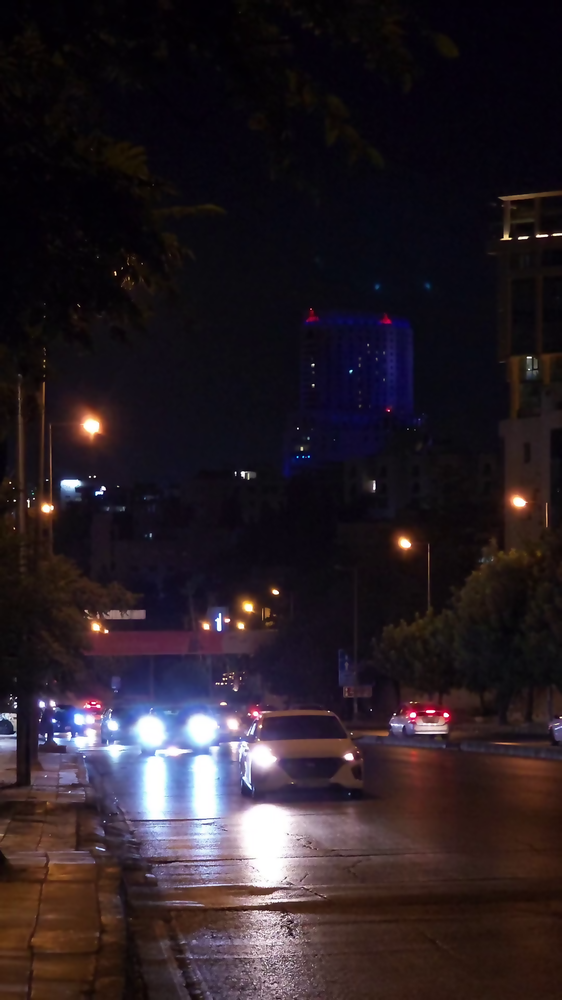
#> input picture VideoSuperResolution/data/processed/denoised/frame_000001.png, 562 x 1000 px, shrunk from 1080 x 1920 before the run; its folder holds only this picture in this run
$ python run_canny.py
#> lines starting #> are read from the running program, lines starting #| are printed output that depends on the picture; after the words box and inside, x2 and y2 are one past the last pixel; in counts of white or black regions, pixels touching at a corner belong together
### VideoSuperResolution/src/feature/canny_edge.py
import cv2
import numpy as np


class CannyEdgeDetector:

    def __init__(
        self,
        low_threshold=50,
        high_threshold=150,
        aperture_size=3,
        l2_gradient=False,
        blur_kernel=5
    ):

#> in run_canny_pipeline, img is the input picture: shape (1000, 562, 3); mean B, G, R 37.2, 30.5, 40.3
        self.low_threshold = low_threshold
        self.high_threshold = high_threshold
        self.aperture_size = aperture_size
        self.l2_gradient = l2_gradient
        self.blur_kernel = blur_kernel

    def to_gray(self, img):

        if len(img.shape) == 3:
            return cv2.cvtColor(img, cv2.COLOR_BGR2GRAY)
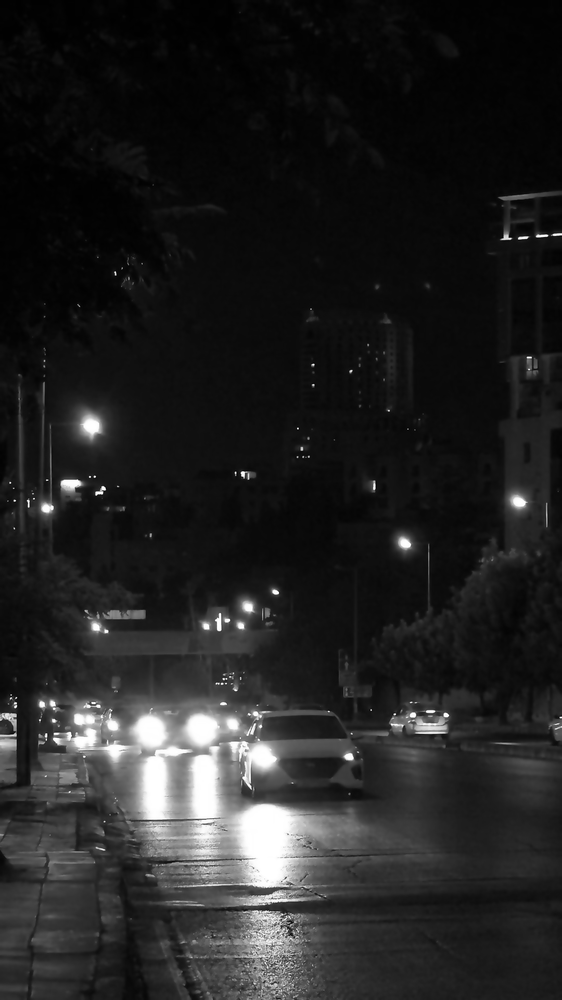
#> returned value: shape (1000, 562); min 0, max 255, mean 34.2

        return img

    def smooth(self, gray):

        if self.blur_kernel <= 1:
            return gray

        return cv2.GaussianBlur(
            gray,
            (self.blur_kernel, self.blur_kernel),
            0
        )

    def detect(self, img):

        gray = self.to_gray(img)

        gray = self.smooth(gray)

        edges = cv2.Canny(
            gray,
            self.low_threshold,
            self.high_threshold,
            apertureSize=self.aperture_size,
            L2gradient=self.l2_gradient
        )
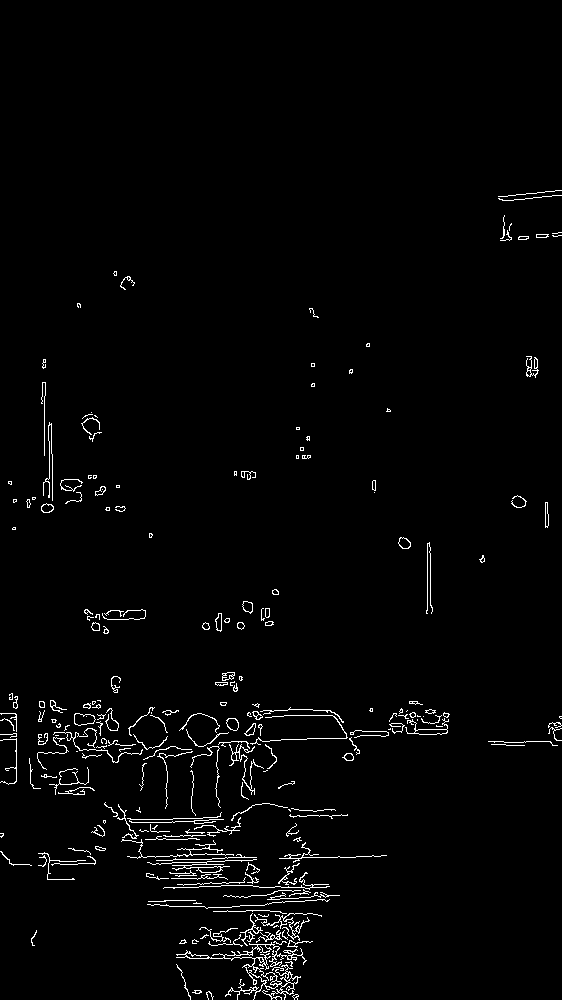
#> edges: shape (1000, 562); 2% white in thin lines or dots, all inside (x1, y1, x2, y2) = (0, 190, 562, 1000)

        return edges

    def overlay(self, img, edges, color=(0, 255, 0)):
        """Vẽ biên lên ảnh gốc để trực quan hóa."""
#> called with color = (0, 255, 0)

        result = img.copy()

        result[edges > 0] = color
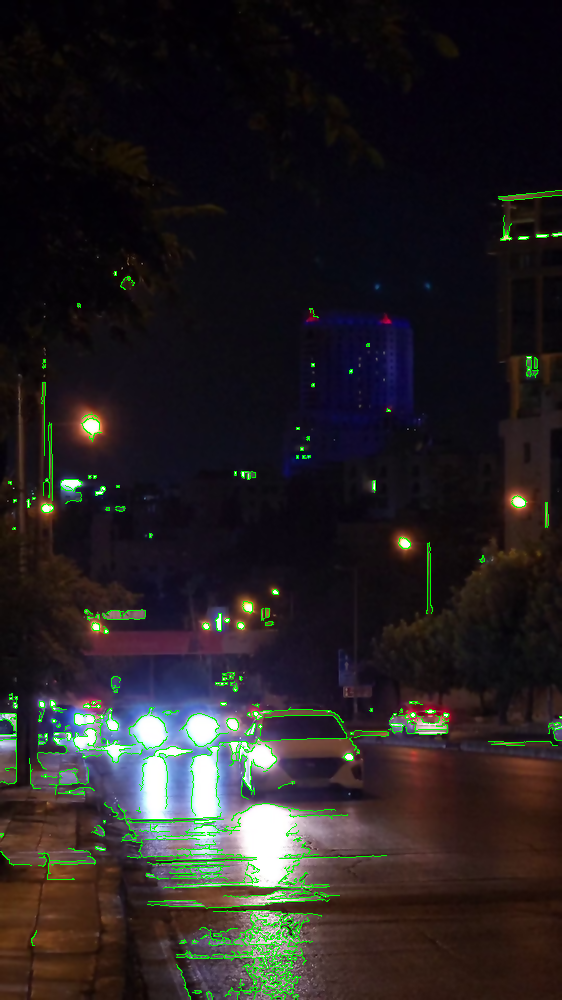
#> result: shape (1000, 562, 3); 2.01% of pixels changed, all inside (x1, y1, x2, y2) = (0, 190, 562, 1000)

        return result

    def edge_ratio(self, edges):
        """Tỉ lệ pixel biên / tổng số pixel, dùng để khảo sát ngưỡng."""

        return float(np.count_nonzero(edges)) / edges.size

### VideoSuperResolution/src/feature/run_canny.py
import os
import argparse
import cv2

from .canny_edge import CannyEdgeDetector


# ===========================
# PATHS (mặc định theo cấu trúc dự án)
# ===========================

DEFAULT_INPUT_DIR = "../../data/processed/denoised"

DEFAULT_OUTPUT_DIR = "../../data/processed/edges"

DEFAULT_OVERLAY_DIR = "../../data/processed/edges_overlay"


# ===========================
# HELPERS
# ===========================

def reset_folder(folder):

    os.makedirs(folder, exist_ok=True)


def list_images(folder):

    exts = (".png", ".jpg", ".jpeg", ".bmp")

    return sorted(
        f for f in os.listdir(folder)
        if f.lower().endswith(exts)
    )


# ===========================
# MAIN
# ===========================

def run_canny_pipeline(
    input_dir,
    output_dir,
    overlay_dir=None,
    low_threshold=50,
    high_threshold=150,
    blur_kernel=5,
    l2_gradient=False
):

    reset_folder(output_dir)

    if overlay_dir is not None:
        reset_folder(overlay_dir)

    detector = CannyEdgeDetector(
        low_threshold=low_threshold,
        high_threshold=high_threshold,
        blur_kernel=blur_kernel,
        l2_gradient=l2_gradient
    )

    files = list_images(input_dir)

    print(f"Found {len(files)} frames in {input_dir}")

    ratios = []

    for file in files:

        img_path = os.path.join(input_dir, file)

        img = cv2.imread(img_path)

        if img is None:
            print(f"Cannot read {img_path}")
            continue

        edges = detector.detect(img)

        cv2.imwrite(
            os.path.join(output_dir, file),
            edges
        )

        if overlay_dir is not None:

            overlay = detector.overlay(img, edges)

            cv2.imwrite(
                os.path.join(overlay_dir, file),
                overlay
            )

        ratios.append(detector.edge_ratio(edges))

    if ratios:
        avg_ratio = sum(ratios) / len(ratios)
#> avg_ratio = 0.0201
        print(f"Average edge ratio: {avg_ratio:.4f}")
#| Average edge ratio: 0.0201

    print("Canny edge detection completed!")

    return output_dir


# ===========================
# CLI
# ===========================

def parse_args():

    parser = argparse.ArgumentParser(
        description="Canny Edge Detection - pipeline stage"
    )

    parser.add_argument("--input", default=DEFAULT_INPUT_DIR)
    parser.add_argument("--output", default=DEFAULT_OUTPUT_DIR)
    parser.add_argument("--overlay", default=DEFAULT_OVERLAY_DIR)
    parser.add_argument("--low", type=int, default=50)
    parser.add_argument("--high", type=int, default=150)
    parser.add_argument("--blur-kernel", type=int, default=5)
    parser.add_argument("--l2-gradient", action="store_true")

    return parser.parse_args()


def main():

    args = parse_args()

    print("=" * 60)
    print("Canny Edge Detection")
    print("=" * 60)
    print(f"low_threshold  : {args.low}")
    print(f"high_threshold : {args.high}")
    print(f"blur_kernel    : {args.blur_kernel}")

    run_canny_pipeline(
        input_dir=args.input,
        output_dir=args.output,
        overlay_dir=args.overlay,
        low_threshold=args.low,
        high_threshold=args.high,
        blur_kernel=args.blur_kernel,
        l2_gradient=args.l2_gradient
    )


if __name__ == "__main__":
    main()

$ run again, on VideoSuperResolution/data/processed/denoised/frame_000005.png
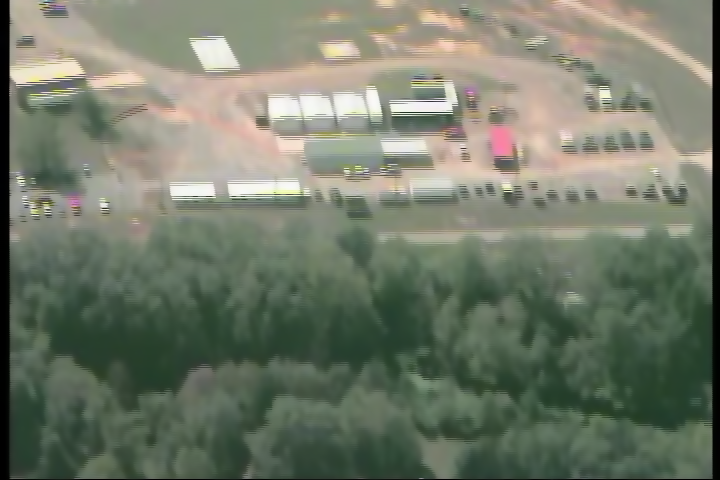
#> input picture VideoSuperResolution/data/processed/denoised/frame_000005.png, 720 x 480 px
#> in run_canny_pipeline, img is the input picture: shape (480, 720, 3); mean B, G, R 105.6, 122.3, 115
#> in detect, `edges = cv2.Canny( gray, self.low_threshold, self.high_threshold, aper..`:
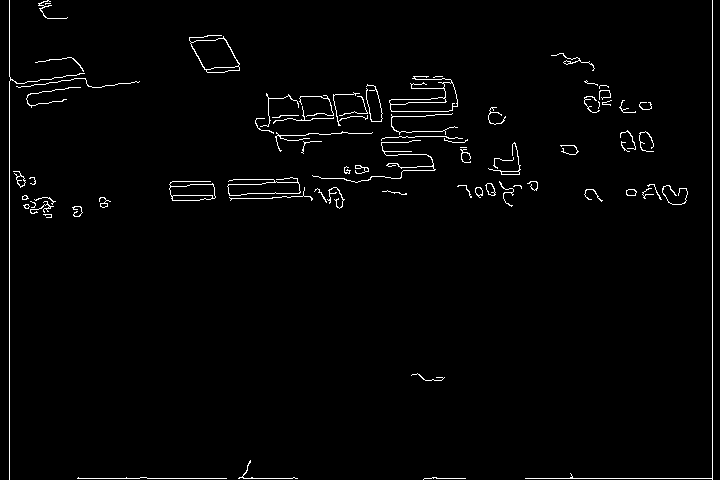
#> edges: shape (480, 720); 1.8% white in thin lines or dots
#> in overlay, `result[edges > 0] = color`:
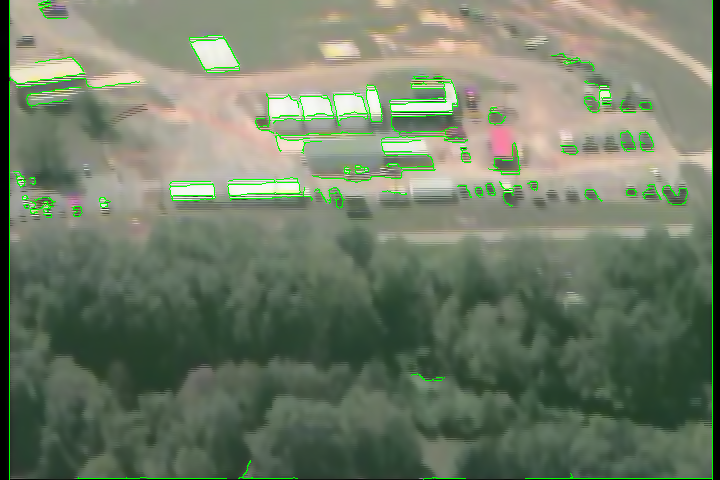
#> result: shape (480, 720, 3); 1.79% of pixels changed, all inside (x1, y1, x2, y2) = (9, 0, 713, 480)
#> avg_ratio = 0.0179
#| Average edge ratio: 0.0179

$ run again, on VideoSuperResolution/data/processed/denoised/frame_000006.png
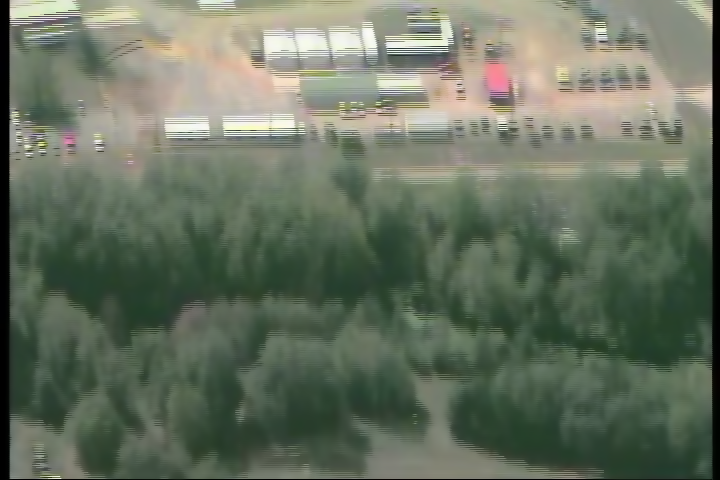
#> input picture VideoSuperResolution/data/processed/denoised/frame_000006.png, 720 x 480 px
#> in run_canny_pipeline, img is the input picture: shape (480, 720, 3); mean B, G, R 96.3, 113.7, 103.4
#> in detect, `edges = cv2.Canny( gray, self.low_threshold, self.high_threshold, aper..`:
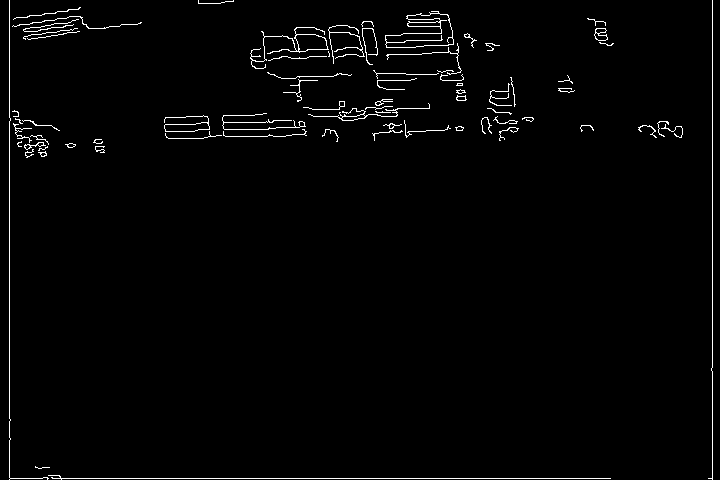
#> edges: shape (480, 720); 1.7% white in thin lines or dots
#> in overlay, `result[edges > 0] = color`:
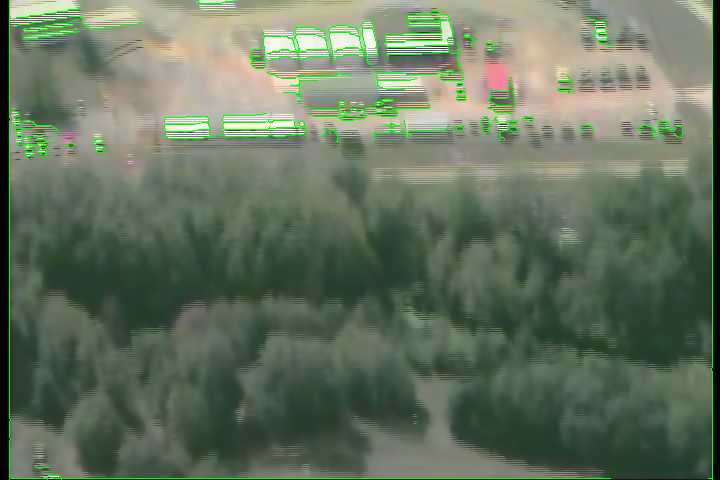
#> result: shape (480, 720, 3); 1.74% of pixels changed, all inside (x1, y1, x2, y2) = (9, 0, 713, 480)
#> avg_ratio = 0.0174
#| Average edge ratio: 0.0174

$ run again, on VideoSuperResolution/data/processed/denoised/frame_000007.png
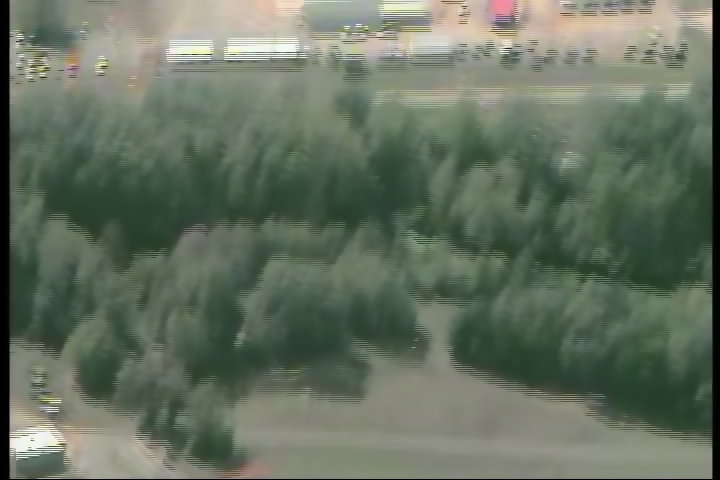
#> input picture VideoSuperResolution/data/processed/denoised/frame_000007.png, 720 x 480 px
#> in run_canny_pipeline, img is the input picture: shape (480, 720, 3); mean B, G, R 96.1, 112.8, 101.4
#> in detect, `edges = cv2.Canny( gray, self.low_threshold, self.high_threshold, aper..`:
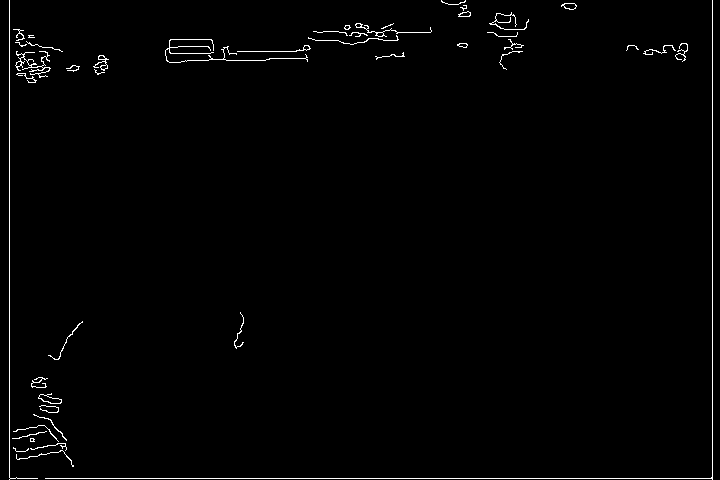
#> edges: shape (480, 720); 1.2% white in thin lines or dots
#> in overlay, `result[edges > 0] = color`:
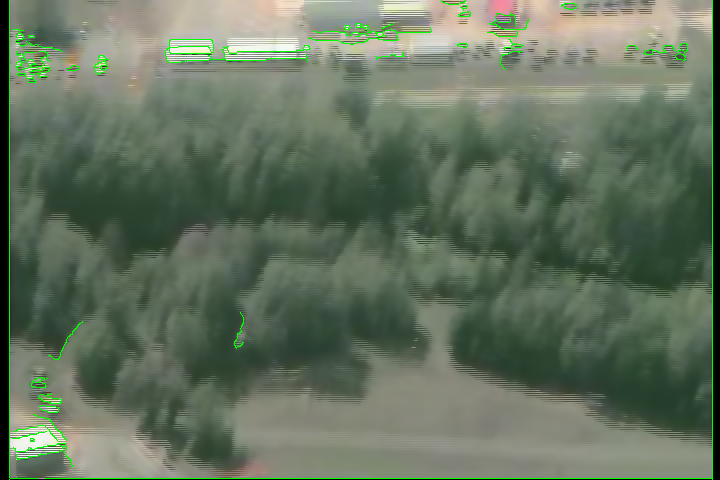
#> result: shape (480, 720, 3); 1.2% of pixels changed, all inside (x1, y1, x2, y2) = (9, 0, 713, 480)
#> avg_ratio = 0.012
#| Average edge ratio: 0.0120

$ run again, on VideoSuperResolution/data/processed/denoised/frame_000002.png
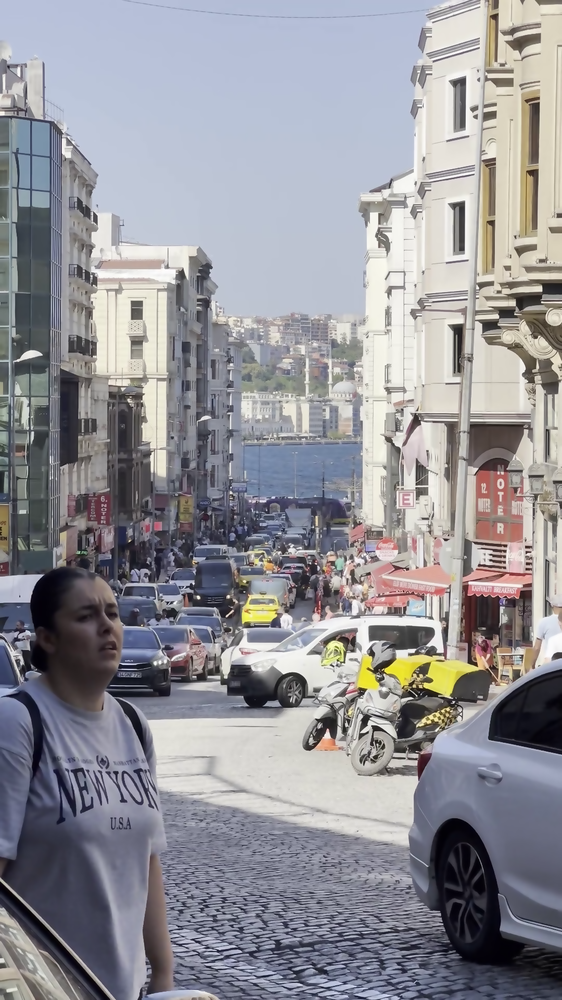
#> input picture VideoSuperResolution/data/processed/denoised/frame_000002.png, 562 x 1000 px, shrunk from 1080 x 1920 before the run
#> in run_canny_pipeline, img is the input picture: shape (1000, 562, 3); mean B, G, R 151.9, 145.8, 146.3
#> in detect, `edges = cv2.Canny( gray, self.low_threshold, self.high_threshold, aper..`:
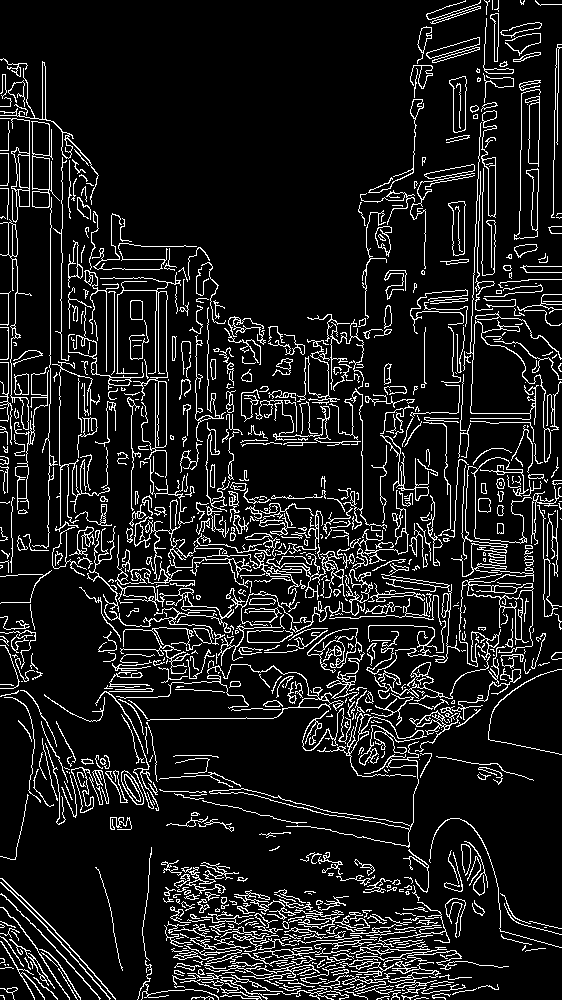
#> edges: shape (1000, 562); 11% white in thin lines or dots
#> in overlay, `result[edges > 0] = color`:
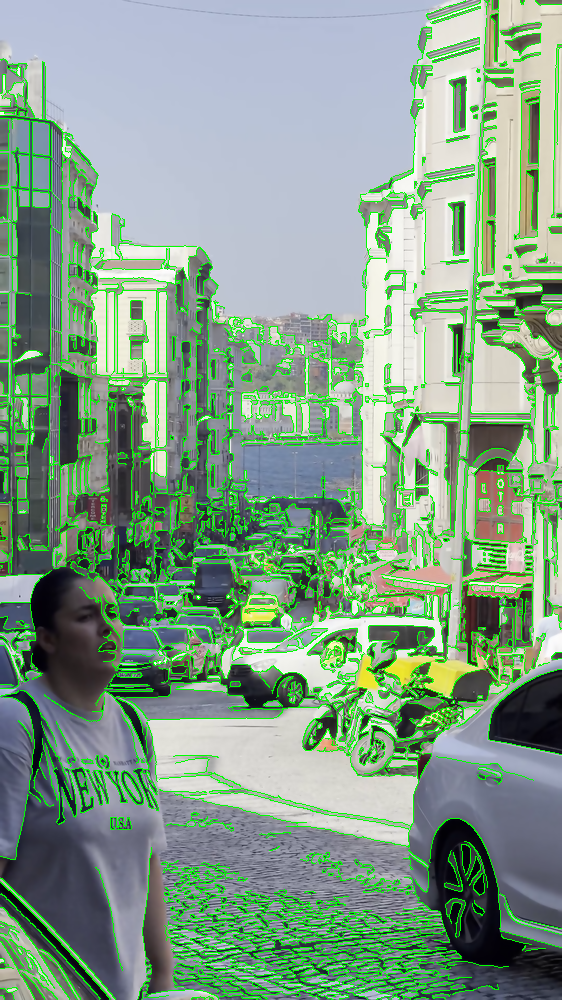
#> result: shape (1000, 562, 3); 10.98% of pixels changed, all inside (x1, y1, x2, y2) = (0, 0, 562, 1000)
#> avg_ratio = 0.11
#| Average edge ratio: 0.1098
